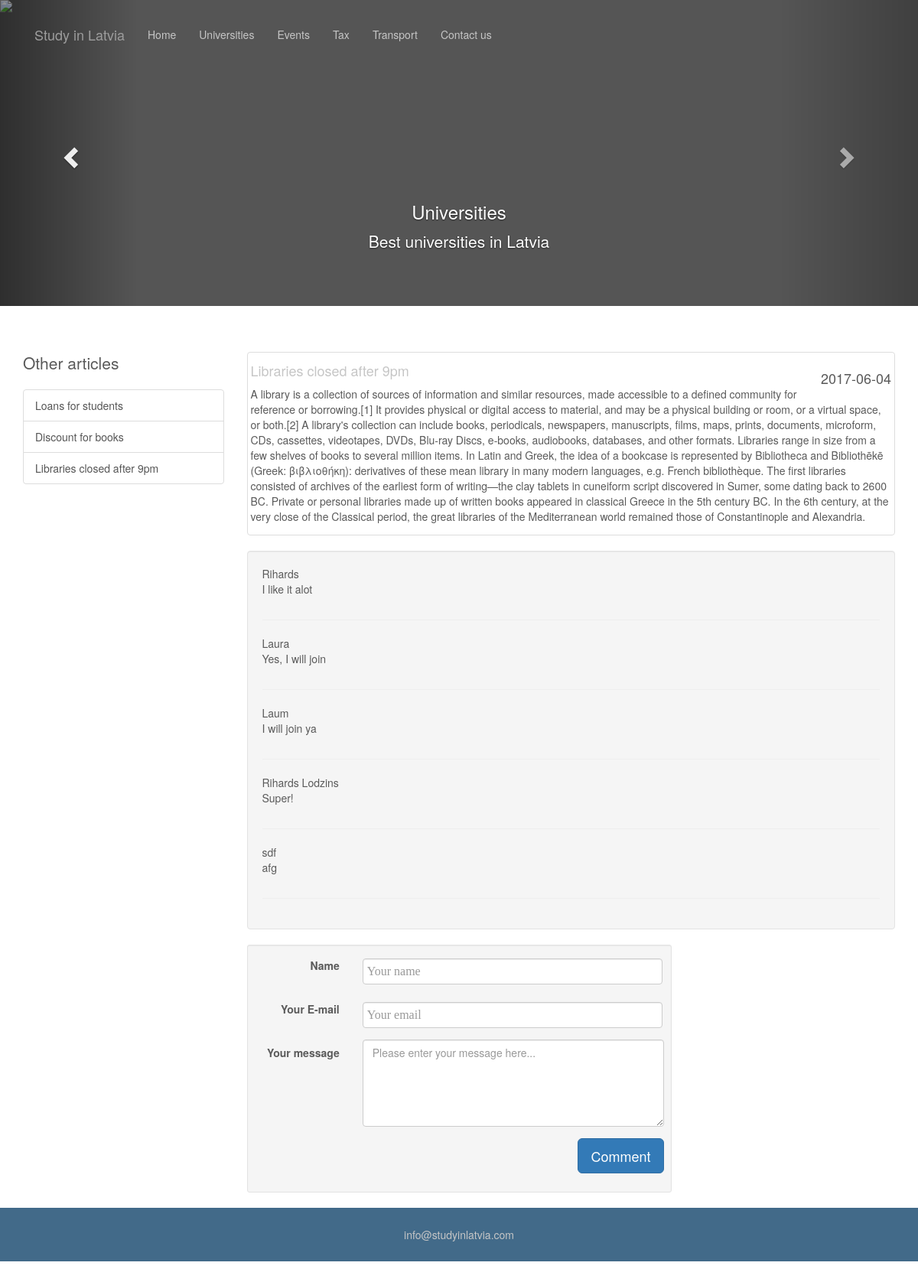
The page /www/code/newsdetail.php?id=3 on the database its author committed.
### tables this page shows
CREATE TABLE IF NOT EXISTS `news` (
  `news_id` int(11) NOT NULL,
  `news_title` varchar(80) NOT NULL,
  `news_picture` varchar(100) NOT NULL,
  `news_author` varchar(80) NOT NULL,
  `news_date` date NOT NULL,
  `news_article` longtext NOT NULL,
  `cm_id` int(11) NOT NULL
);

CREATE TABLE IF NOT EXISTS `comments` (
  `cm_name` varchar(30) NOT NULL,
  `cm_email` varchar(80) NOT NULL,
  `comment` varchar(400) NOT NULL,
  `comment_id` int(11) NOT NULL
);

### www/code/news.php (the view, shortened to what this page needs)
<?php
function showDetailedNews(){
                 $news_id = $_GET['id'];
                  try {
                    $db = new PDO("mysql:host=db;dbname=sildb","root","root");
                    $db->setAttribute(PDO::ATTR_ERRMODE,PDO::ERRMODE_EXCEPTION);
                    $db->exec("SET NAMES 'utf8'");
                  } catch (Exception $e) {
                    echo "Could not connect to the database.";
                    exit;
                    }
                  try {
                 $results = $db->query("SELECT * FROM news WHERE news_id =".$news_id."");
                } catch (Exception $e) {
                echo "Error.";
                exit;
                }
 $results = $results->fetchAll(PDO::FETCH_ASSOC);
 foreach( $results as $result )
              {
                echo '
                  <div class="thumbnail">
                    <img class="img-responsive" src="'.$result["news_picture"].'" alt="">
                    <div class="caption-full">
                        <h4 class="pull-right">'.$result['news_date'].'</h4>
                        <h4><a href="#">'.$result['news_title'].'</a>
                        </h4>
                        <p>'.$result['news_article'].'</p>
                    </div>
                </div>
                ';
              }
}
function listNews (){
                  try {
                    $db = new PDO("mysql:host=db;dbname=sildb","root","root");
                    $db->setAttribute(PDO::ATTR_ERRMODE,PDO::ERRMODE_EXCEPTION);
                    $db->exec("SET NAMES 'utf8'");
                  } catch (Exception $e) {
                    echo "Could not connect to the database.";
                    exit;
                    }
                  try {
                 $results = $db->query("SELECT * FROM news");
                } catch (Exception $e) {
                echo "Error.";
                exit;
                }
 $results = $results->fetchAll(PDO::FETCH_ASSOC);
 foreach( $results as $result )
 {
   echo '
       <a href="newsdetail.php?id='.$result["news_id"].'" class="list-group-item">'.$result['news_title'].'</a>
   ';
 }
 function showComments(){
              $news_id = $_GET['id'];
             $db = new PDO("mysql:host=127.0.0.1:8889;dbname=sildb","rihards1","rihards123");
             $db->setAttribute(PDO::ATTR_ERRMODE,PDO::ERRMODE_EXCEPTION);
             $comments = $db->query("SELECT * FROM comments WHERE comment_id =".$news_id."");
             $comments = $comments->fetchAll(PDO::FETCH_ASSOC);
             foreach( $comments as $comment ){
               echo '
                    <div class="row">
                        <div class="col-md-12" id="cm">
                            '.$comment["cm_name"].'
                            <span class="pull-right">'.$comment["cm_date"].'</span>
                            <p>'.$comment["comment"].'</p>
                        </div>
                    </div>
                    <hr>
               ';
             }
 }
}
?>

### www/css/detail.css (style rules this page uses)
body { padding-bottom: 40px; color: #5a5a5a; }
a { color: #C6C6C6; text-decoration: none; }

### rows shown on the page
news: news_title "Loans for students"
news: news_title "Discount for books"
news: news_title "Libraries closed after 9pm", news_date "2017-06-04", news_article "A library is a collection of sources of information and similar resources, made accessible to a defined community for reference or borrowing.[1] It provides physical or digital access to material, and may be a physical building or room, or a virtual space, or both.[2] A library's collection can include books, periodicals, newspapers, manuscripts, films, maps, prints, documents, microform, CDs, cassettes, videotapes, DVDs, Blu-ray Discs, e-books, audiobooks, databases, and other formats. Libraries range in size from a few shelves of books to several million items. In Latin and Greek, the idea of a bookcase is represented by Bibliotheca and Bibliothēkē (Greek: βιβλιοθήκη): derivatives of…"
comments: cm_name "Rihards", comment "I like it alot"
comments: cm_name "Laura", comment "Yes, I will join"
comments: cm_name "Laum", comment "I will join ya"
comments: cm_name "Rihards Lodzins", comment "Super!"
comments: cm_name "sdf", comment "afg"
